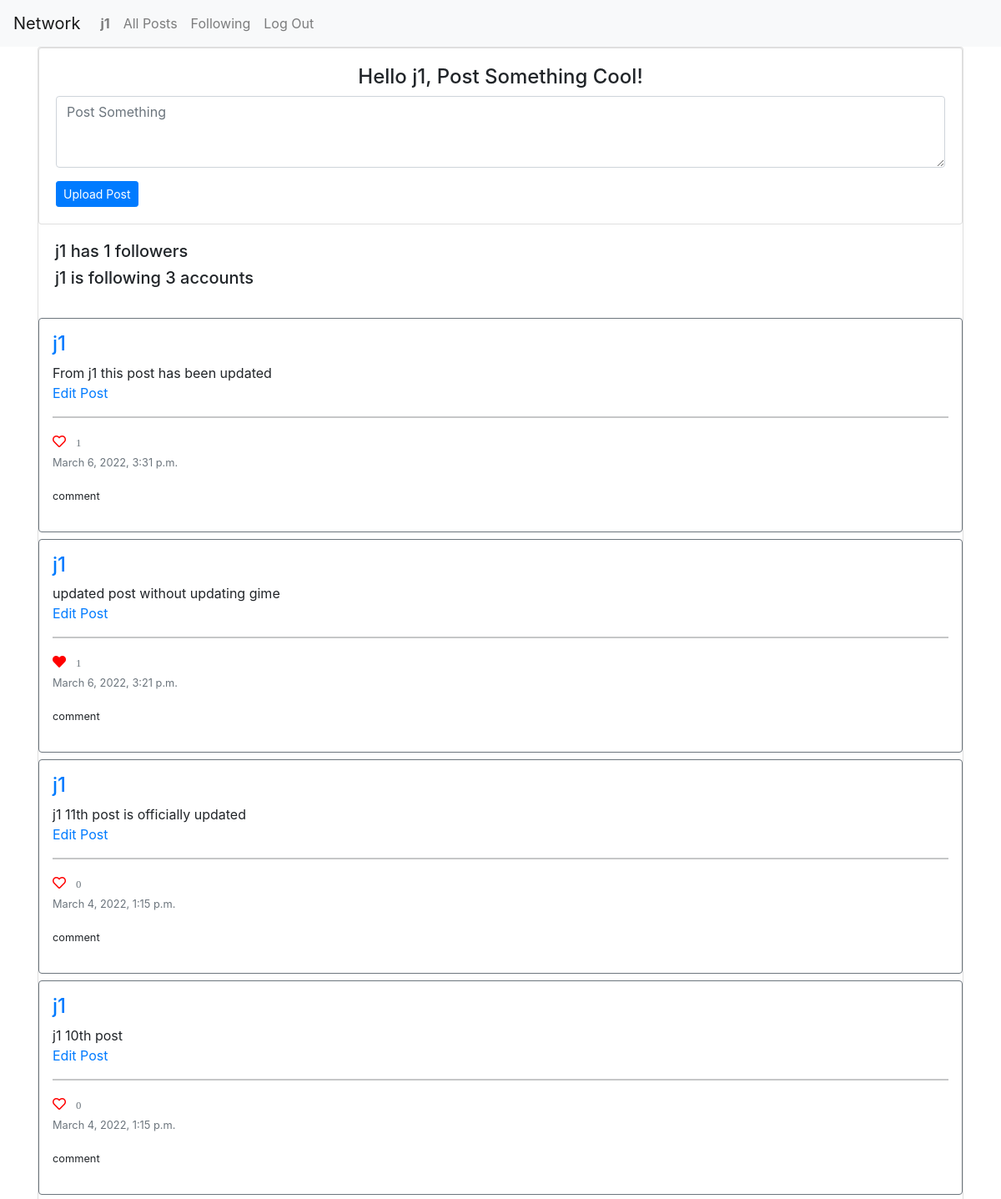
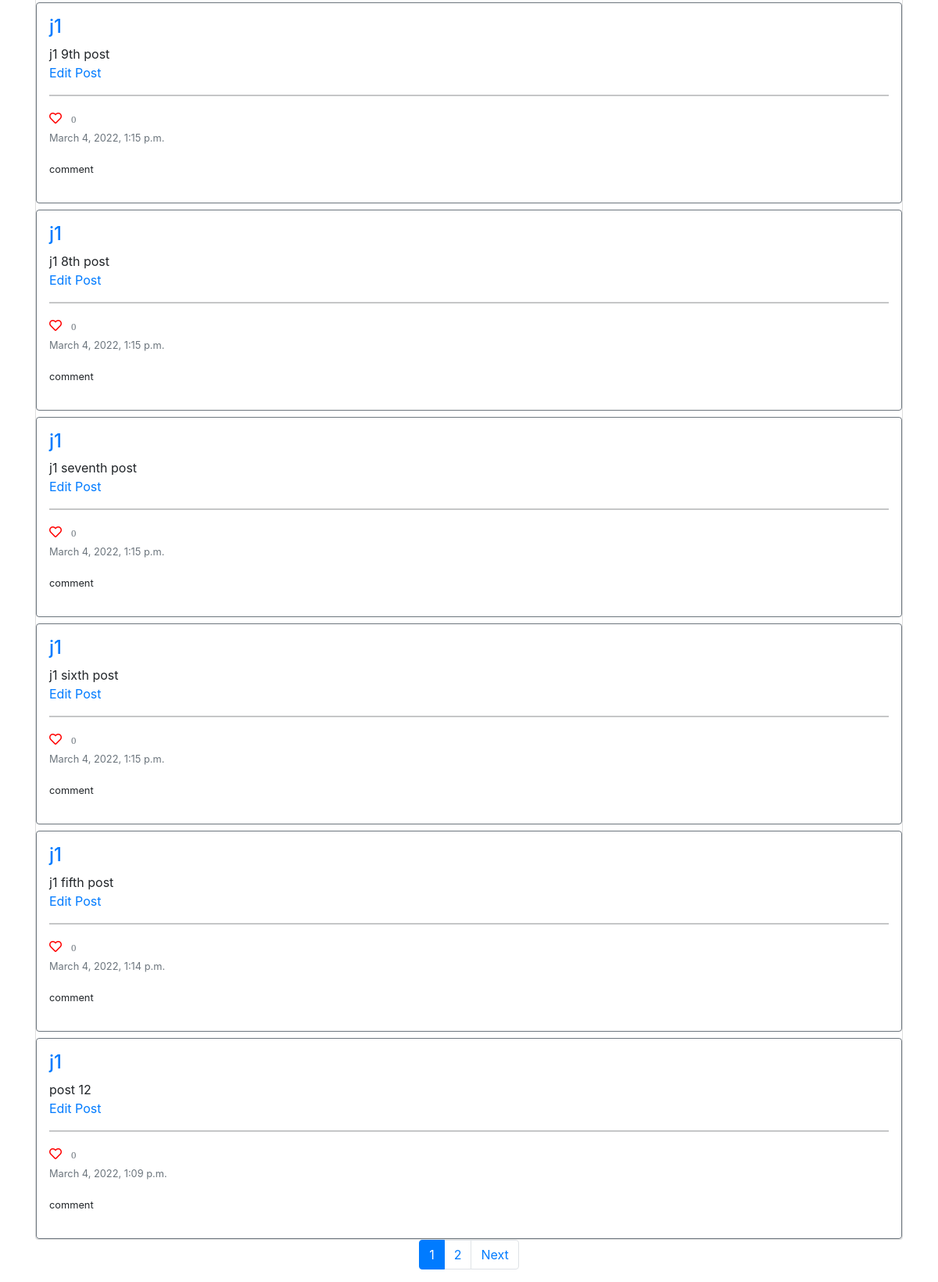
/profile/j1/ (signed in), run on the app's committed database (2 pictures, top to bottom).
### network/models.py (models this page shows, shortened)
class User(AbstractUser):
    pass

class Post(models.Model):
    user = models.ForeignKey(User, on_delete=models.CASCADE)
    text = models.CharField(max_length=160, default=None)
    post_date = models.DateTimeField(default=datetime.datetime.now)

### network/views.py (the view)
# urls.py: path('profile/<str:username>/', views.profile, name='profile'),
def profile(request, username):
    following = 0
    profiles_user = User.objects.get(username=username)
    if request.user.is_authenticated:
        logged_in = request.session['_auth_user_id']
        following = Follower.objects.filter(follower=logged_in, following=profiles_user).count()
        like = Like.objects.filter(post=OuterRef('id'), user_id= logged_in)
        posts = Post.objects.filter(user=profiles_user).order_by('-post_date').annotate(current_like=Count(like.values('id')))
        if following >= 1:
            result = 'Unfollow'
        else:
            result = 'Follow'
    else:
        posts = Post.objects.filter(user=profiles_user).order_by('-post_date')
    total_followers = Follower.objects.filter(following=profiles_user).count()
    total_following = Follower.objects.filter(follower=profiles_user).count()
    paginator = Paginator(posts, 10)
    page_number = request.GET.get('page')
    page_obj = paginator.get_page(page_number)
    context = {
        'user_profile':profiles_user,
        'posts':page_obj,
        'following': following,
        'total_followers':total_followers,
        'total_following': total_following,
        'new_post': NewPostForm(),
        'result': result
    }
    return render(request, 'network/profile.html', context)

### network/forms.py
class NewPostForm(forms.Form):
    post_text = forms.Field(widget=forms.Textarea(
        {'rows': '3', 'maxlength': 160, 'class': 'form-control', 'placeholder': "Post Something"}), label="New Post", required=True)

### network/templates/network/profile.html (shortened to what this page needs)
{% extends "network/layout.html" %}
{% block body %}
<div class="card">
        {% include "partials/_post_form.html" %}
        <div class="card-body ">
            <h5 class="card-text">{{user_profile}} has <span id="sp_followers">{{total_followers}}</span> followers</h5>
            <h5 class="card-text">{{user_profile}} is following <span id="sp_following">{{total_following}}</span> accounts </h5>
        </div>
        {% include 'partials/_all_posts.html' %}
    </div>
{% endblock %}

### network/templates/network/layout.html (shortened to what this page needs)
{% load static %}
<!doctype html>
<html lang="en">
    <head>
        <link href="https://cdn.jsdelivr.net/npm/bootstrap@5.1.3/dist/css/bootstrap.min.css" rel="stylesheet">
        <link rel="stylesheet" href="https://stackpath.bootstrapcdn.com/bootstrap/4.4.1/css/bootstrap.min.css">
        <link href="https://use.fontawesome.com/releases/v5.13.0/css/all.css" rel="stylesheet">
        <link href="{% static 'css/styles.css' %}" rel="stylesheet">
    </head>
    <body>
        {% include 'partials/_navbar.html' %}
        <div class = 'container'>
            {% block body %}
            {% endblock %}
        </div>
        {% include 'partials/_paginator.html' %}
    </body>
</html>

### network/templates/partials/_navbar.html (shortened to what this page needs)
<nav class="navbar navbar-expand-lg navbar-light bg-light">
    <a class="navbar-brand" href="#">Network</a>
    <div>
    <ul class="navbar-nav mr-auto">
        {% if user.is_authenticated %}
            <li class="nav-item">
                <a class="nav-link" href="{% url 'profile' user.username %}"><strong>{{ user.username }}</strong></a>
            </li>
        {% endif %}
        <li class="nav-item">
        <a class="nav-link" href="{% url 'index' %}">All Posts</a>
        </li>
        {% if user.is_authenticated %}
            <li class="nav-item">
                <a class="nav-link" href="{% url 'following' %}">Following</a>
            </li>
            <li class="nav-item">
                <a class="nav-link" href="{% url 'logout' %}">Log Out</a>
            </li>
        {% endif %}
    </ul>
    </div>
</nav>

### network/templates/partials/_post_form.html (shortened to what this page needs)
{% if user.is_authenticated %}
<div class="card">
    <div class="card-body">
        <form action="{% url 'create_post' %}" method="post">
            <div class="form-group text-center">
                <label for="post_text" class="h4"> Hello {{user.username}}, Post Something Cool! </label>
                {{ new_post.post_text }}
            </div>
            <button type="submit" class="btn btn-primary btn-sm">Upload Post</button>
        </form>
    </div>
</div>
{%endif%}

### network/templates/partials/_all_posts.html (shortened to what this page needs)
<div id="posts">
    {% for post in posts %}
        <div class="border border-secondary rounded p-3 mt-2">
            <h4><a href="{% url 'profile' post.user.username %}">{{ post.user }}</a></h4>
            <div id="post-text-{{post.id}}">{{ post.text }}</div>
            {% if post.user.id == user.id %}
                <div id="{{post.id}}" class="text-primary edit_post">Edit Post</div>
            {% endif %}
            <hr>
            <div data-id="{{post.id}}" class="card-link {% if post.current_like > 0 %} fas {% else %} far {% endif %} fa-heart">
                &nbsp <small class="text-muted">{{post.like_set.count}}</small>
            </div>
            <p class="card-text"><small class="text-muted">{{post.post_date}}</small></p>
            <p><small>comment</small></p>
        </div>
    {% empty %}
        <li>no post</li>
    {% endfor %}
</div>

### network/templates/partials/_paginator.html (shortened to what this page needs)
<ul class="pagination justify-content-center">
    {%if posts.paginator.num_pages > 1 %}
        {% for num in posts.paginator.page_range %}
            {% if posts.number == num %}
                <li class="page-item active">
                    <a class="page-link">{{ num }}</a>
                </li>
            {% elif num > posts.number|add:'-3' and num < posts.number|add:'3' %}
                <li class="page-item">
                    <a class="page-link" href="?page={{ num }}">{{ num }}</a>
                </li>
            {% endif %}
        {% endfor %}
    {% endif %}
    {% if posts.has_next %}
    <li class="page-item">
        <a class="page-link" href="?page={{ posts.next_page_number }}">
            Next
        </a>
    </li>
    {% endif %}
</ul>

### network/static/css/styles.css (style rules this page uses)
.fa-heart { color: red !important; cursor: pointer; }

### data on the page
User: username "j1"
Post: user "j1", text "From j1 this post has been updated", like_set.count "1", post_date "March 6, 2022, 3:31 p.m."
Post: user "j1", text "updated post without updating gime", like_set.count "1", post_date "March 6, 2022, 3:21 p.m."
Post: user "j1", text "j1 11th post is officially updated", like_set.count "0", post_date "March 4, 2022, 1:15 p.m."
Post: user "j1", text "j1 10th post", like_set.count "0", post_date "March 4, 2022, 1:15 p.m."
Post: user "j1", text "j1 9th post", like_set.count "0", post_date "March 4, 2022, 1:15 p.m."
Post: user "j1", text "j1 8th post", like_set.count "0", post_date "March 4, 2022, 1:15 p.m."
Post: user "j1", text "j1 seventh post", like_set.count "0", post_date "March 4, 2022, 1:15 p.m."
Post: user "j1", text "j1 sixth post", like_set.count "0", post_date "March 4, 2022, 1:15 p.m."
Post: user "j1", text "j1 fifth post", like_set.count "0", post_date "March 4, 2022, 1:14 p.m."
Post: user "j1", text "post 12", like_set.count "0", post_date "March 4, 2022, 1:09 p.m."

### other printed values
{{ total_followers }} "1"
{{ total_following }} "3"
{{ num }} "1"
{{ num }} "2"
